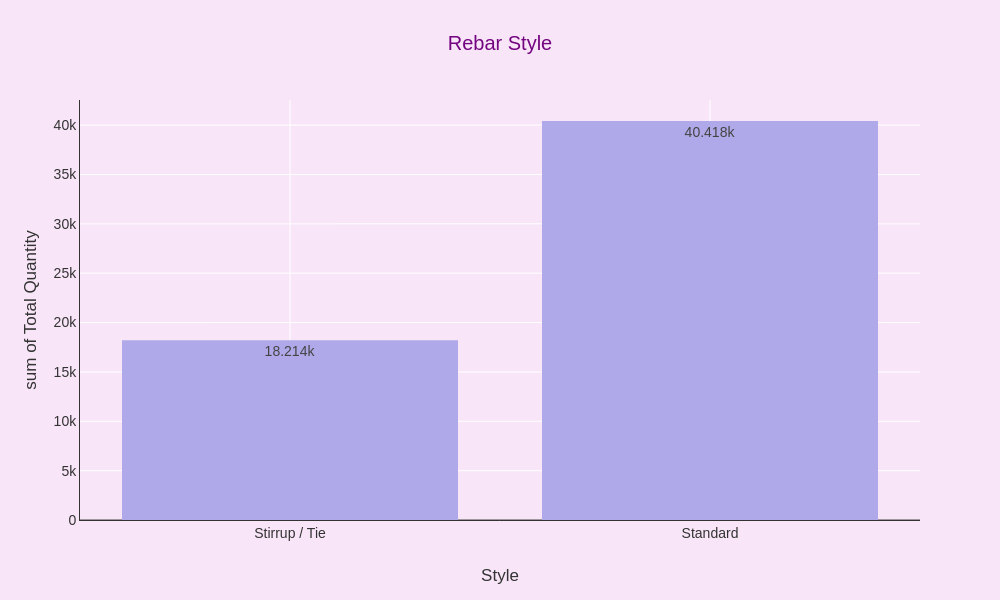

Source (notebook cell):
### Markdown cell above
### CHART 6: Steel Bar style quantity

### Code cell
# Create a chart summing up the total Quantity for each Style
fig_style_qty = px.histogram(
    df,
    x='Style',
    y='Quantity',
    histfunc='sum',            # Adds up the 'Quantity' column instead of just counting rows
    title='Rebar Style',
    labels={'Quantity': 'Total Quantity'},
    text_auto=True,            # Displays the total sum on top of each bar
    width=1000,                 
    height=600                 
)

# Add a gap between the bars for a cleaner look
fig_style_qty.update_layout(bargap=0.2)

# Display the chart
fig_style_qty.show()

### Figure 1 — Plotly figure (JSON) as saved in the notebook; plotly's stock layout.template omitted (floating-point values rounded to 4 significant figures; data arrays with more than 128 entries replaced by an {"elided": "..."} marker saying what was removed)
{"data": [{"alignmentgroup": "True", "bingroup": "x", "histfunc": "sum", "hovertemplate": "Style=%{x}<br>sum of Total Quantity=%{y}<extra></extra>", "legendgroup": "", "marker": {"color": "#AFA9E9", "pattern": {"shape": ""}}, "name": "", "offsetgroup": "", "orientation": "v", "showlegend": false, "texttemplate": "%{value}", "type": "histogram", "x": {"elided": "6009 str values"}, "xaxis": "x", "y": {"elided": "6009 int values"}, "yaxis": "y"}], "layout": {"bargap": 0.2, "barmode": "relative", "height": 600, "legend": {"tracegroupgap": 0}, "title": {"text": "Rebar Style"}, "width": 1000, "xaxis": {"anchor": "y", "domain": [0, 1], "title": {"text": "Style"}}, "yaxis": {"anchor": "x", "domain": [0, 1], "title": {"text": "sum of Total Quantity"}}}}
